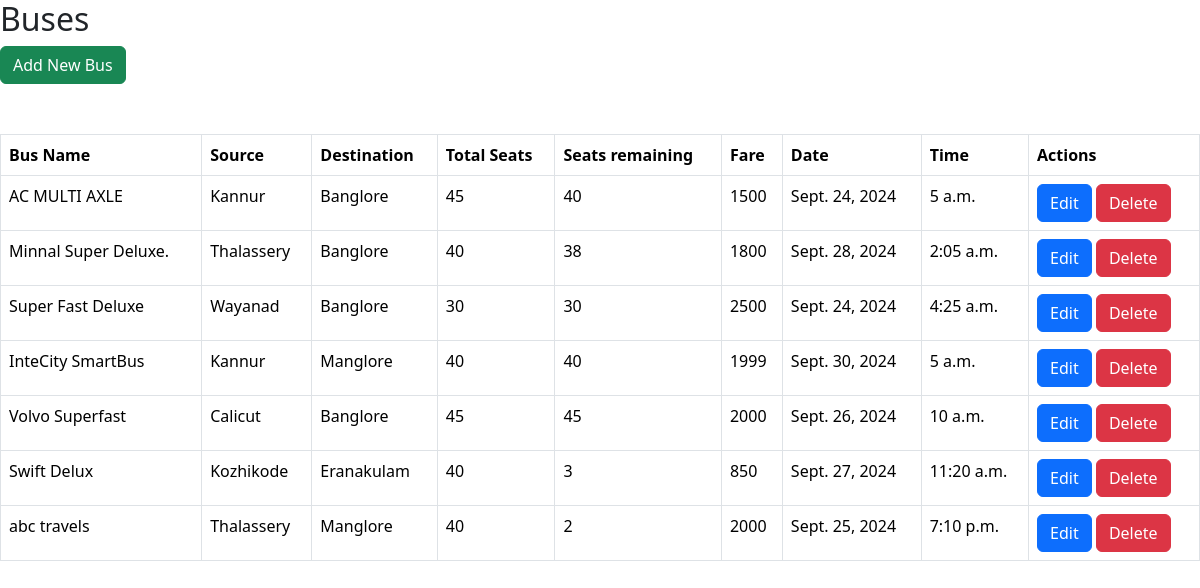
/buses/, run on the app's committed database.
### owner/models.py (models this page shows, shortened)
class Bus(models.Model):
    bus_name=models.CharField(max_length=100)
    seat_available=models.IntegerField(default=0)
    seat_remaining=models.IntegerField(default=0,null=True)
    source=models.CharField(max_length=200,default='')
    destination = models.CharField(max_length=200, null=True)
    bus_fare=models.IntegerField()
    date=models.DateField(null=True)
    time=models.TimeField(null=True)
    arrival=models.DateTimeField(null=True)
    cancellation_policy = models.TextField(blank=True, null=True)
    refund_policy = models.TextField(blank=True, null=True)

### owner/views.py (the view)
# urls.py: path('buses/', BussListView.as_view(), name='owner_bus_list'),
class BussListView(ListView):
    model = Bus
    template_name = 'owner/bus_list.html'  # You need to create this template
    context_object_name = 'buses'

### owner/templates/owner/bus_list.html (shortened to what this page needs)
{% extends "indexx.html" %}
{% block content %}
     <h2>Buses</h2>
    <a href="{% url 'add_bus' %}" class="btn btn-success">Add New Bus</a>
    <table class="table table-bordered table-hover ">
        <thead>
            <tr>
                <th>Bus Name</th>
                <th>Source</th>
                <th>Destination</th>
                <th>Total Seats</th>
                <th>Seats remaining</th>
                <th>Fare</th>
                <th>Date</th>
                <th>Time</th>
                <th>Actions</th>
            </tr>
        </thead>
        <tbody>
            {% for bus in buses %}
            <tr>
                <td>{{ bus.bus_name }}</td>
                <td>{{ bus.source }}</td>
                <td>{{ bus.destination }}</td>
                <td>{{ bus.seat_available }}</td>
                <td>{{ bus.seat_remaining }}</td>
                <td>{{ bus.bus_fare }}</td>
                <td>{{ bus.date }}</td>
                <td>{{ bus.time }}</td>
                <td>
                    <a href="{% url 'bus_update' bus.pk %}" class="btn btn-primary">Edit</a>
                    <a href="{% url 'bus_delete' bus.pk %}" class="btn btn-danger">Delete</a>
                </td>
            </tr>
            {% endfor %}
        </tbody>
    </table>
{% endblock %}

### owner/templates/owner/bus_list.html (style rules this page uses)
.table { margin-top: 50px; }
th { background-color: #4CAF50; }

### data on the page
Bus: bus_name "AC MULTI AXLE", source "Kannur", destination "Banglore", seat_available "45", seat_remaining "40", bus_fare "1500", date "Sept. 24, 2024", time "5 a.m."
Bus: bus_name "Minnal Super Deluxe.", source "Thalassery", destination "Banglore", seat_available "40", seat_remaining "38", bus_fare "1800", date "Sept. 28, 2024", time "2:05 a.m."
Bus: bus_name "Super Fast Deluxe", source "Wayanad", destination "Banglore", seat_available "30", seat_remaining "30", bus_fare "2500", date "Sept. 24, 2024", time "4:25 a.m."
Bus: bus_name "InteCity SmartBus", source "Kannur", destination "Manglore", seat_available "40", seat_remaining "40", bus_fare "1999", date "Sept. 30, 2024", time "5 a.m."
Bus: bus_name "Volvo Superfast", source "Calicut", destination "Banglore", seat_available "45", seat_remaining "45", bus_fare "2000", date "Sept. 26, 2024", time "10 a.m."
Bus: bus_name "Swift Delux", source "Kozhikode", destination "Eranakulam", seat_available "40", seat_remaining "3", bus_fare "850", date "Sept. 27, 2024", time "11:20 a.m."
Bus: bus_name "abc travels", source "Thalassery", destination "Manglore", seat_available "40", seat_remaining "2", bus_fare "2000", date "Sept. 25, 2024", time "7:10 p.m."
